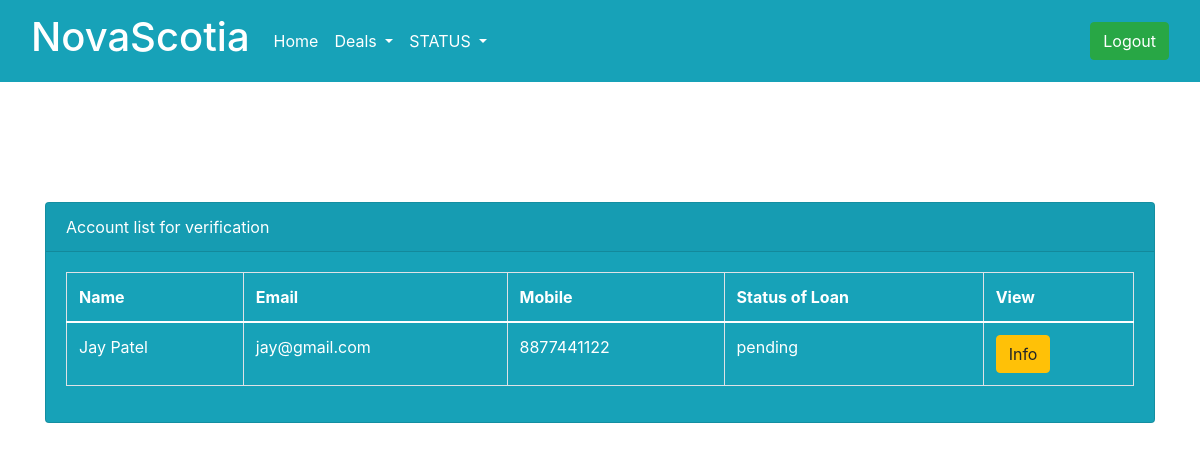
Screenshot of /Loan_status/ (signed in) with the database file from the repository.
### Account/models.py (models this page shows)
class loan_data(models.Model):
    name= models.CharField(max_length=200)
    add = models.CharField(max_length=200)
    state = models.CharField(max_length=200)
    city = models.CharField(max_length=200)
    pincode = models.IntegerField()
    email = models.EmailField(primary_key=True, unique=True,)
    mob = models.IntegerField()
    A_image = models.ImageField(upload_to='files/')
    u_exists = models.CharField(max_length=5, default='No')
    emp_type = models.CharField(max_length=20)
    sal_range = models.CharField(max_length=20)
    date = models.DateField(auto_now=True)
    loan_approve = models.CharField(max_length=20,default='pending')
    loan_type = models.CharField(max_length=100, default='')
    def __str__(self):
        return self.name

### NovaScotia/views.py (the view)
# urls.py: path('Loan_status/', views.Loan_status, name='loan_status'),
def Loan_status(request):
    if request.session.has_key('email'):
        z = loan_data.objects.all().filter(loan_approve='pending')
        print(z)
        return render(request, 'loan_status.html', {'z': z})
    else:
        return redirect('/login_admin/')

### NovaScotia/templates/loan_status.html
{%extends 'base1.html'%}
{%load static%}
{%block data%}
    <div class="container">
        <br><br><br><br><br>
        <div class="card bg-info text-white">
            <div class="card-header text-white">
                Account list for verification
            </div>
            <div class="card-body">
                <table class="table table-bordered text-white">
                    <thead>
                        <tr>
                            <th>Name</th>
                            <th>Email</th>
                            <th>Mobile</th>
                            <th>Status of Loan</th>
                            <th>View</th>
                        </tr>
                    </thead>
                    <tbody>
                        {% for i in z%}
                        <tr>
                            <td>{{i.name}}</td>
                            <td>{{i.email}}</td>
                            <td>{{i.mob}}</td>
                            <td>{{i.loan_approve}}</td>
                            <td><a href="{% url 'NovaScotia:loan_view' i.email %}"><button type="button"
                                class="btn btn-warning">Info</button></a></td>
                        </tr>
                        {%endfor%}
                    </tbody>
                </table>
            </div>
{%endblock%}

### rows the page displays
loan_data: name "Jay Patel", email "jay@gmail.com", mob "8877441122", loan_approve "pending"
